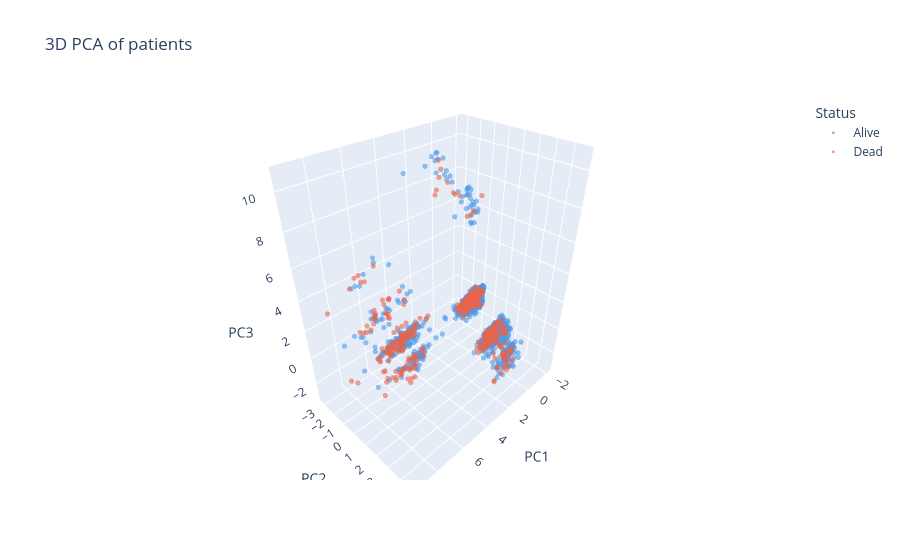

Here is the notebook cell this chart was saved with:
### Code cell
from sklearn.decomposition import PCA
import plotly.express as px

pca = PCA(n_components=3)
X_pca = pca.fit_transform(X_train_scaled)

fig = px.scatter_3d(x=X_pca[:, 0], y=X_pca[:, 1], z=X_pca[:, 2],
                    color=y_train.map({0: 'Alive', 1: 'Dead'}),
                    color_discrete_map={'Alive': '#4C9BE8', 'Dead': '#E8634C'},
                    labels={'x': 'PC1', 'y': 'PC2', 'z': 'PC3', 'color': 'Status'},
                    title='3D PCA of patients', opacity=0.6)
fig.update_traces(marker_size=3)
fig.show()

print('Variance explained:', pca.explained_variance_ratio_.sum().round(2))

### Figure 1 — Plotly figure (JSON) as saved in the notebook; plotly's stock layout.template omitted (floating-point values rounded to 4 significant figures; data arrays with more than 128 entries replaced by an {"elided": "..."} marker saying what was removed)
{"data": [{"hovertemplate": "Status=Alive<br>PC1=%{x}<br>PC2=%{y}<br>PC3=%{z}<extra></extra>", "legendgroup": "Alive", "marker": {"color": "#4C9BE8", "opacity": 0.6, "size": 3, "symbol": "circle"}, "mode": "markers", "name": "Alive", "scene": "scene", "showlegend": true, "type": "scatter3d", "x": {"elided": "2725 float values"}, "y": {"elided": "2725 float values"}, "z": {"elided": "2725 float values"}}, {"hovertemplate": "Status=Dead<br>PC1=%{x}<br>PC2=%{y}<br>PC3=%{z}<extra></extra>", "legendgroup": "Dead", "marker": {"color": "#E8634C", "opacity": 0.6, "size": 3, "symbol": "circle"}, "mode": "markers", "name": "Dead", "scene": "scene", "showlegend": true, "type": "scatter3d", "x": {"elided": "493 float values"}, "y": {"elided": "493 float values"}, "z": {"elided": "493 float values"}}], "layout": {"legend": {"title": {"text": "Status"}, "tracegroupgap": 0}, "scene": {"domain": {"x": [0, 1], "y": [0, 1]}, "xaxis": {"title": {"text": "PC1"}}, "yaxis": {"title": {"text": "PC2"}}, "zaxis": {"title": {"text": "PC3"}}}, "title": {"text": "3D PCA of patients"}}}
